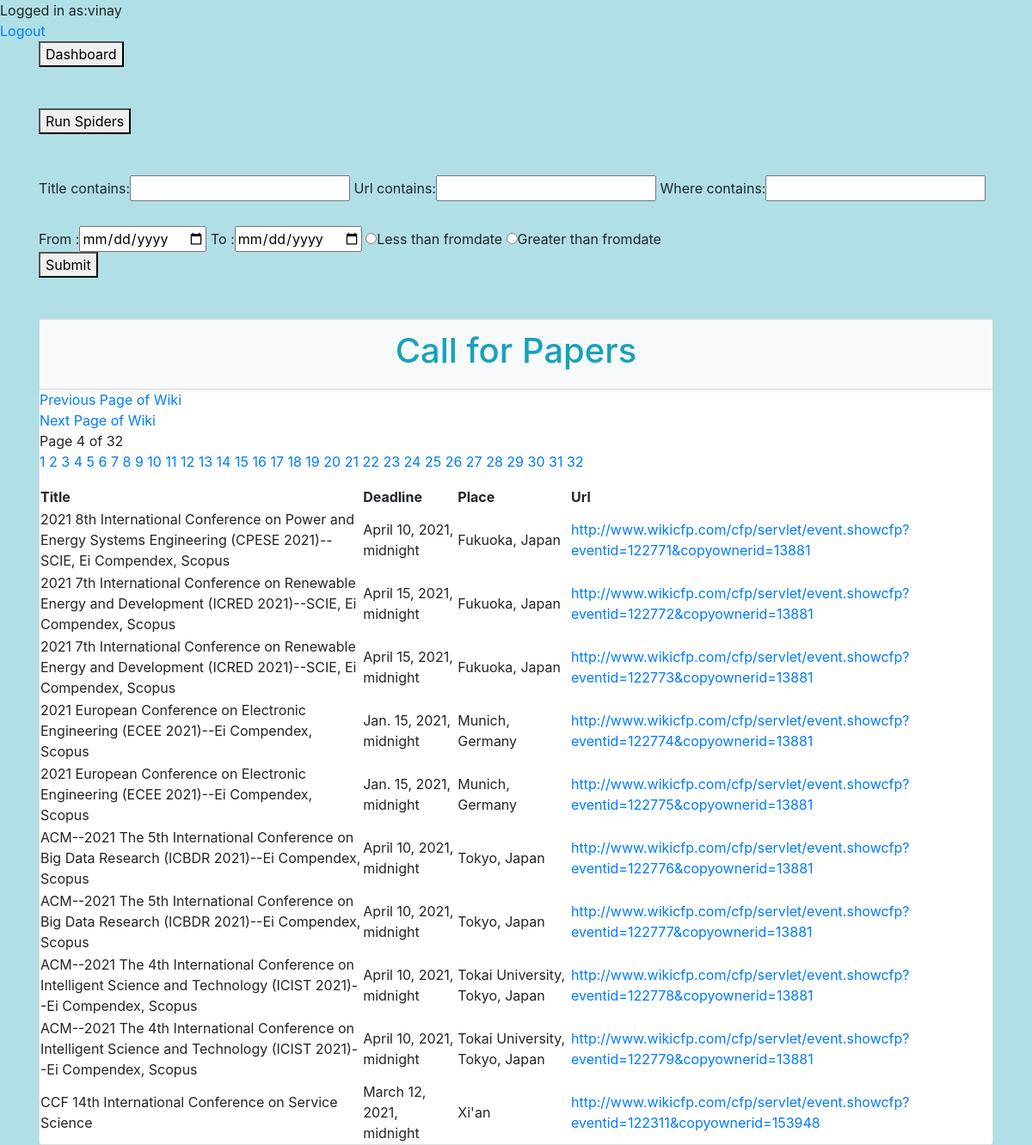
/Call_for_Papers/?page=4 (signed in), run on the app's committed database.
### questions/models.py (models this page shows)
class Wiki_model(models.Model):#call for papers
    Title = models.CharField(max_length=1024)
    Dates = models.DateTimeField(null='True')
    Url = models.CharField(max_length=1024)
    PaperType=models.CharField(max_length=64, null='True')
    Where = models.CharField(max_length=256,null='True')
    Deadline =models.DateTimeField(null='True')
    class Meta:
        db_table="questions_wiki_model"

### questions/views.py (the view, shortened to what this page needs)
# urls.py: path('Call_for_Papers/', views.get_Call_for_Papers, name="Call_for_Papers"),
@cache_control(no_cache=True, must_revalidate=True, no_store=True)
@login_required(login_url='login_url')
def get_Call_for_Papers(request):  # used for searching with filter
        fromdate = request.GET.get('fromdate')
        todate = request.GET.get('todate')
        count = 0
        Restartagain = request.GET.get('Restartinwiki')
        contextwiki = dict()
        contextwiki['contextwiki'] = Wiki_model.objects.all()
        contextwiki = OrderFilter(request.GET, queryset=Wiki_model.objects.all())
        stuff_items = Wiki_model.objects.values('Title', 'Where', 'Url', 'Deadline').distinct()[::-1]
        paginator_items = Paginator(stuff_items, 10)
        page_num = request.GET.get('page', 1)
        try:
            page = paginator_items.page(page_num)
        except EmptyPage:
            page = paginator_items.page(1)
        buttons=1
        context = {
            'contextwiki': contextwiki,
            'contextpage': page,
            'buttons':buttons
        }
        return render(request, 'Call_for_Papers.html', context)  # till here

### templates/Call_for_Papers.html (shortened to what this page needs)
{% extends "index.html" %}
{% load static %}
{% block content %}
<div>Logged in as:{{user.username}}</div>
<a href="{% url 'logout' %}">Logout</a>
<div class="container">
    <form method="get" action="/dashboard">
        <button type="submit" >Dashboard</button>
    </form>
<form method="get" action="/Call_for_Papers">
                            <br><br>
    <button id ="buttons" type="submit" value="Restartinwiki" onclick="myFunction()" name="Restartinwiki" >Run Spiders</button>
                        </form>
</div>
<br/><br/>
                <div class="container">
                        <form method="get" action="/Call_for_Papers_Search_Result">
                            {{ contextwiki.form }}
                            <br><br>
                            <div>
                            From :<input type="date" name="fromdate"/>
                             To :<input type="date" name="todate"/>
                            <input value="Lesserdates" type="radio" name="extremes">Less than fromdate
                            <input value="Greaterdates" type="radio" name="extremes">Greater than fromdate
                               </div>
                            <button type="submit" >Submit</button>
                        </form>
                </div>
<br/><br/>
   <div class="container">
                <form class="card">
                    <div class="card-header shadow-sm bg-light">
                        <h1 class="display-6 text-info" align="center" > Call for Papers </h1>
                    </div>
                    <table>
                        <tr>
                            <th>Title</th>
                            <th>Deadline</th>
                            <th>Place</th>
                            <th>Url</th>
                        </tr>
                    {% if contextpage.has_previous %}
                        <a href="{% url 'Call_for_Papers' %}?page={{contextpage.previous_page_number}}"> Previous Page of Wiki</a>
                    {% endif %}
                    {% if contextpage.has_next %}
                        <a href="{% url 'Call_for_Papers' %}?page={{contextpage.next_page_number}}">Next Page of Wiki</a>
                        {% endif %}
                    <span class="">
                        Page {{contextpage.number}} of {{ contextpage.paginator.num_pages }}
                    </span>
        <p>{% for pg in contextpage.paginator.page_range %}
            {% if contextpage.number == pg %}
                <span class="active"><a href="?page={{pg}}" >{{pg}}</a></span>
            {% else %}
                <span><a href="?page={{pg}}" >{{pg}}</a></span>
            {% endif %}
        {% endfor %}
        </p>
         {% for snippet1 in contextpage %}
             <tr>
                <td>{{snippet1.Title}}</td>
                 <td >{{snippet1.Deadline}}</td>
                 <td >{{snippet1.Where}}</td>
                 <td><a href="{{snippet1.Url}}"> {{snippet1.Url}} </a></td>
             </tr>
             {% endfor %}
                </table>
          </form>
   </div>
{% endblock %}

### data on the page
Wiki_model: Title "CCF 14th International Conference on Service Science", Deadline "March 12, 2021, midnight", Where "Xi'an", Url "http://www.wikicfp.com/cfp/servlet/event.showcfp?eventid=122311&copyownerid=153948"

### other printed values
{{ user.username }} "vinay"
{{ contextpage.number }} "4"
{{ contextpage.paginator.num_pages }} "32"
{{ pg }} "1" "2" "3" "5" "6" "7" "8" "9" "10" "11" "12" "13" "14" "15" "16" "17" "18" "19" "20" "21" "22" "23" "24" "25" "26" "27" "28" "29" "30" "31" "32"
{{ pg }} "4"
{{ snippet1.Title }} "2021 8th International Conference on Power and Energy Systems Engineering (CPESE 2021)--SCIE, Ei Compendex, Scopus" "2021 7th International Conference on Renewable Energy and Development (ICRED 2021)--SCIE, Ei Compendex, Scopus" "2021 7th International Conference on Renewable Energy and Development (ICRED 2021)--SCIE, Ei Compendex, Scopus" "2021 European Conference on Electronic Engineering (ECEE 2021)--Ei Compendex, Scopus" "2021 European Conference on Electronic Engineering (ECEE 2021)--Ei Compendex, Scopus" "ACM--2021 The 5th International Conference on Big Data Research (ICBDR 2021)--Ei Compendex, Scopus" "ACM--2021 The 5th International Conference on Big Data Research (ICBDR 2021)--Ei Compendex, Scopus" "ACM--2021 The 4th International Conference on Intelligent Science and Technology (ICIST 2021)--Ei Compendex, Scopus" "ACM--2021 The 4th International Conference on Intelligent Science and Technology (ICIST 2021)--Ei Compendex, Scopus"
{{ snippet1.Deadline }} "April 10, 2021, midnight" "April 15, 2021, midnight" "April 15, 2021, midnight" "Jan. 15, 2021, midnight" "Jan. 15, 2021, midnight" "April 10, 2021, midnight" "April 10, 2021, midnight" "April 10, 2021, midnight" "April 10, 2021, midnight"
{{ snippet1.Where }} "Fukuoka, Japan" "Fukuoka, Japan" "Fukuoka, Japan" "Munich, Germany" "Munich, Germany" "Tokyo, Japan" "Tokyo, Japan" "Tokai University, Tokyo, Japan" "Tokai University, Tokyo, Japan"
{{ snippet1.Url }} "http://www.wikicfp.com/cfp/servlet/event.showcfp?eventid=122771&copyownerid=13881" "http://www.wikicfp.com/cfp/servlet/event.showcfp?eventid=122772&copyownerid=13881" "http://www.wikicfp.com/cfp/servlet/event.showcfp?eventid=122773&copyownerid=13881" "http://www.wikicfp.com/cfp/servlet/event.showcfp?eventid=122774&copyownerid=13881" "http://www.wikicfp.com/cfp/servlet/event.showcfp?eventid=122775&copyownerid=13881" "http://www.wikicfp.com/cfp/servlet/event.showcfp?eventid=122776&copyownerid=13881" "http://www.wikicfp.com/cfp/servlet/event.showcfp?eventid=122777&copyownerid=13881" "http://www.wikicfp.com/cfp/servlet/event.showcfp?eventid=122778&copyownerid=13881" "http://www.wikicfp.com/cfp/servlet/event.showcfp?eventid=122779&copyownerid=13881"
